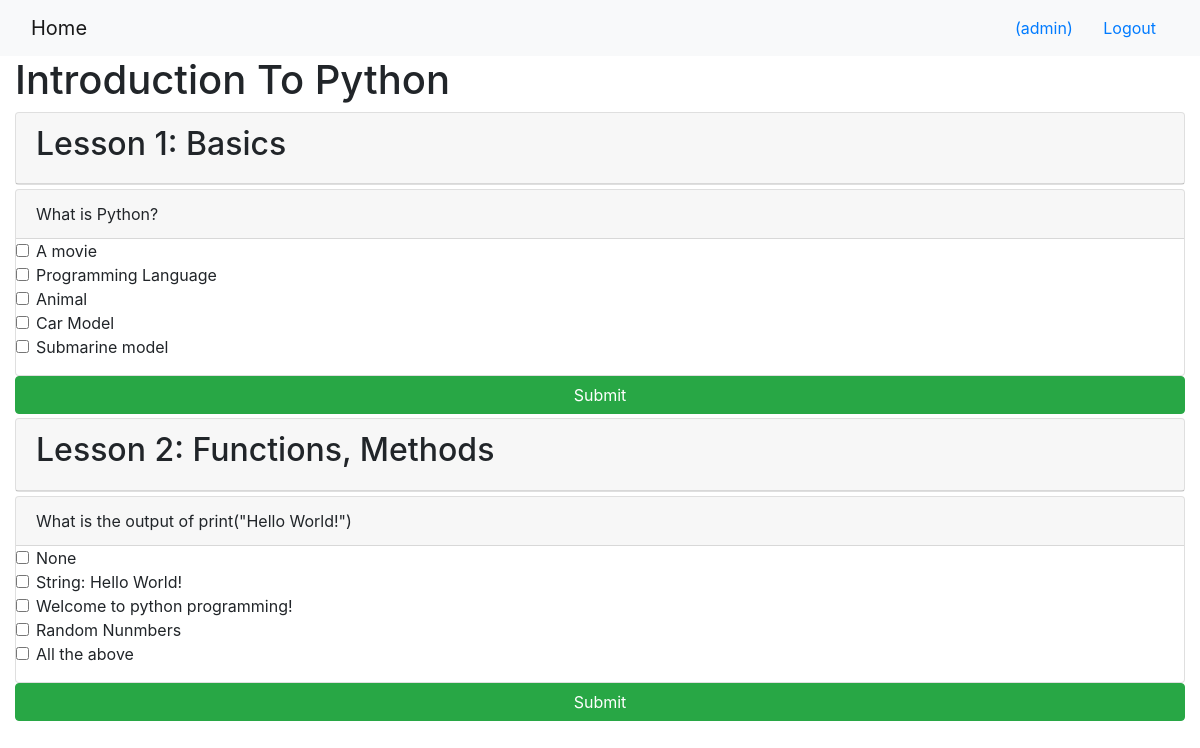
The page /onlinecourse/1/ (signed in) on the database as committed earlier.
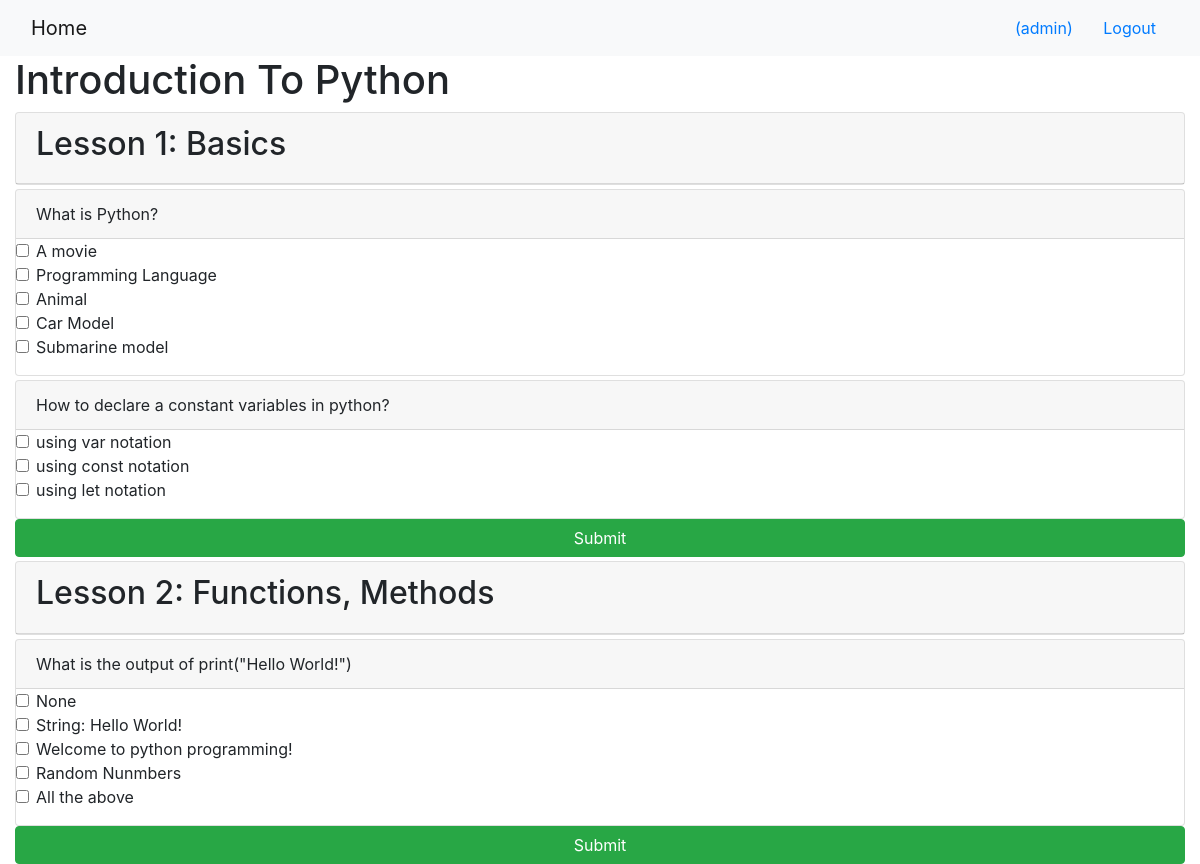
The same page on the database as committed later.
### onlinecourse/models.py (models this page shows, shortened)
class Lesson(models.Model):
    title = models.CharField(max_length=200, default="title")
    order = models.IntegerField(default=0)
    course = models.ForeignKey(Course, on_delete=models.CASCADE)
    content = models.TextField()

class Question(models.Model):
    lesson = models.ForeignKey(Lesson, on_delete=models.CASCADE)
    question_text = models.TextField(max_length=100)
    grade = models.IntegerField(default=50)

class Choice(models.Model):
    question = models.ForeignKey(Question, on_delete=models.CASCADE)
    choice_text = models.TextField(max_length=100)
    is_correct = models.BooleanField(default=False)

### onlinecourse/views.py (the view)
# urls.py: path('<int:pk>/', views.CourseDetailView.as_view(), name='course_details'),
class CourseDetailView(generic.DetailView):
    model = Course
    template_name = 'onlinecourse/course_detail_bootstrap.html'

### onlinecourse/templates/onlinecourse/course_detail_bootstrap.html (shortened to what this page needs)
<!DOCTYPE html>
<html lang="en">
<head>
    {% load static %}
    <link rel="stylesheet" href="https://maxcdn.bootstrapcdn.com/bootstrap/4.5.2/css/bootstrap.min.css">
</head>
<body>
    <nav class="navbar navbar-light bg-light">
        <div class="container-fluid">
            <div class="navbar-header">
                <a class="navbar-brand" href="{% url 'onlinecourse:index' %}">Home</a>
            </div>
            <ul class="nav navbar-nav navbar-right">
                {% if user.is_authenticated %}
                <li>
                    <a class="btn btn-link" href="#">{{ user.first_name }}({{ user.username }})</a>
                    <a class="btn btn-link" href="{% url 'onlinecourse:logout' %}">Logout</a>
                </li>
                {% endif %}
            </ul>
        </div>
    </nav>
    <div class="container-fluid">
        <h1>{{ course.name }}</h1>
        <div class="card-columns-vertical">
            {% for lesson in course.lesson_set.all %}
            <div class="card mt-1">
                <div class="card-header">
                    <h2>Lesson {{lesson.order|add:1}}: {{lesson.title}}</h>
                </div>
            </div>
            {% if user.is_authenticated %}
            <div id='exam_{{lesson.id}}' class="">
                <form id="questionform" action="{% url 'onlinecourse:submit' course.id lesson.id %}" method="post">
                    {% for question in lesson.question_set.all %}
                    <div class="card mt-1">
                        <div class="card-header">
                            {{ question.question_text}}
                        </div>
                        <div class="form-group">
                            {% for choice in question.choice_set.all %}
                            <div class="form-check" >
                                <label class="form-check-label">
                                    <input type="checkbox" name="choice_{{choice.id}}" class="form-check-input"
                                        id="{{choice.id}}" value="{{choice.id}}">{{ choice.choice_text }}
                                </label>
                            </div>
                            {% endfor %}
                        </div>
                    </div>
                    {% endfor %}
                    <input class="btn btn-success btn-block" type="submit" value="Submit">
                </form>
            </div>
            {% endif %}
            {% endfor %}
        </div>
    </div>
</body>
</html>

Rows that differ between the two databases and show on the page:
added Question: question_text "How to declare a constant variables in python?", shown under Lesson "Basics"
added Choice: choice_text "using var notation", shown under "How to declare a constant variables in python?"
added Choice: choice_text "using const notation", shown under "How to declare a constant variables in python?"
added Choice: choice_text "using let notation", shown under "How to declare a constant variables in python?"
